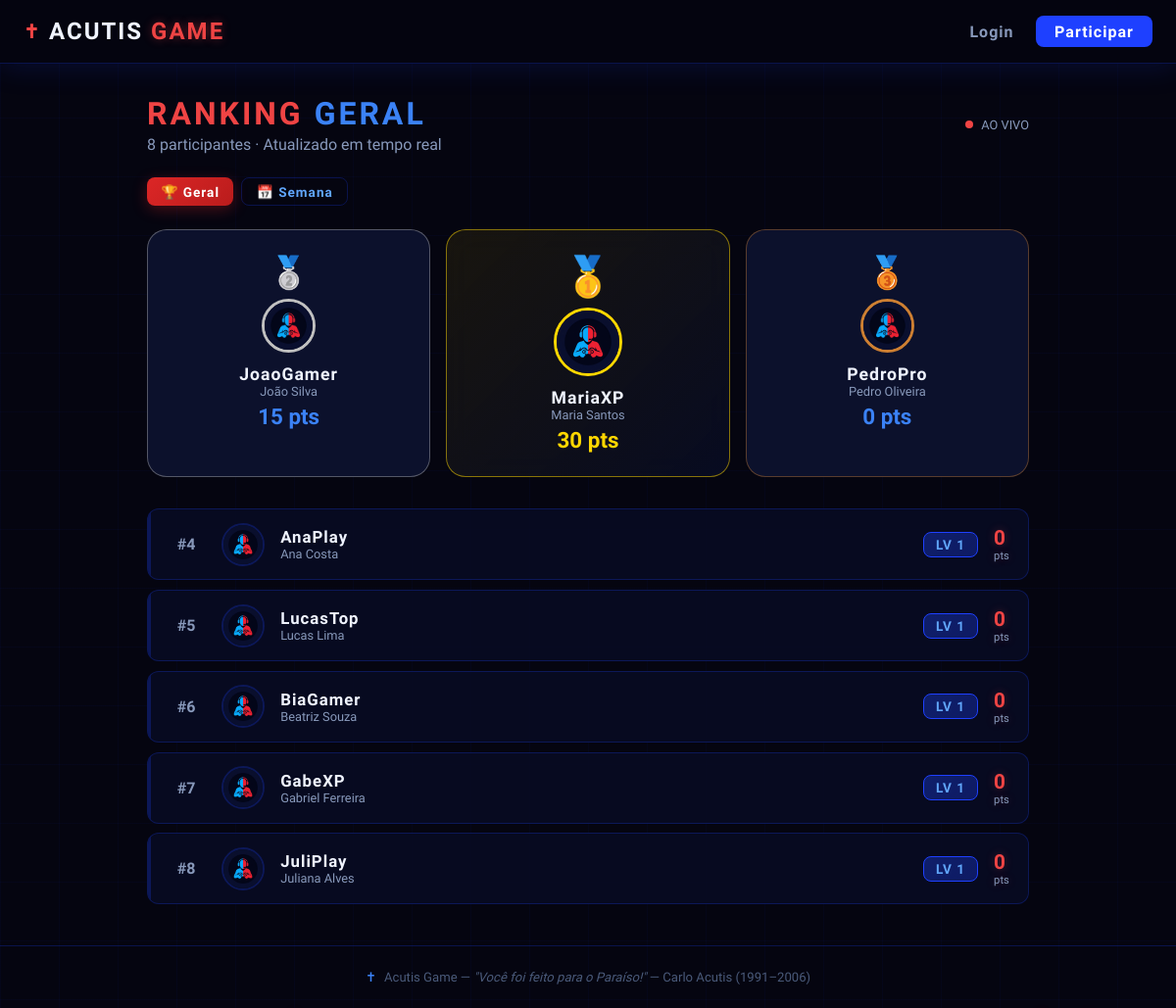
Page /ranking on the committed database.
### models/models.py (models this page shows, shortened)
class Participante(UserMixin, db.Model):
    __tablename__ = 'participantes'
    id = db.Column(db.Integer, primary_key=True)
    uid = db.Column(db.String(36), unique=True, default=lambda: str(uuid.uuid4()))
    nome = db.Column(db.String(120), nullable=False)
    nickname = db.Column(db.String(30), unique=True, nullable=False)
    email = db.Column(db.String(150), unique=True, nullable=False)
    whatsapp = db.Column(db.String(20), nullable=False)
    senha_hash = db.Column(db.String(256), nullable=False)
    avatar = db.Column(db.String(200), default='/static/img/default_avatar.png')
    pontos = db.Column(db.Integer, default=0)
    xp = db.Column(db.Integer, default=0)
    streak = db.Column(db.Integer, default=0)
    ultimo_scan = db.Column(db.DateTime, nullable=True)
    is_admin = db.Column(db.Boolean, default=False)
    criado_em = db.Column(db.DateTime, default=datetime.utcnow)
    scans = db.relationship('Scan', backref='participante', lazy='dynamic')
    badges = db.relationship('ParticipanteBadge', backref='participante', lazy='dynamic')
    def calcular_nivel(self):
        if self.xp <= 0:
            return 1
        return min(int(math.log2(self.xp / 50 + 1)) + 1, 99)

### routes/main.py (the view)
@main_bp.route('/ranking')
def ranking():
    ranking_data = obter_ranking(limite=100)
    total = Participante.query.filter_by(is_admin=False).count()
    return render_template('ranking.html', ranking=ranking_data, total=total)

### utils/helpers.py (called while the page is built)
def _participante_to_dict(p, posicao, pontos_override=None):
    badges_lista = []
    for pb in p.badges.all():
        badges_lista.append({
            'nome': pb.badge.nome,
            'icone': pb.badge.icone,
            'descricao': pb.badge.descricao,
        })
    return {
        'id': p.id,
        'uid': p.uid,
        'nome': p.nome,
        'nickname': p.nickname,
        'avatar': p.avatar or '/static/img/default_avatar.png',
        'pontos': pontos_override if pontos_override is not None else p.pontos,
        'xp': p.xp,
        'nivel': p.calcular_nivel(),
        'streak': p.streak,
        'posicao': posicao,
        'badges': badges_lista,
    }

### templates/ranking.html (shortened to what this page needs)
{% extends "base.html" %}
{% block content %}
<div style="max-width:900px; margin:0 auto;">
    <div style="display:flex; align-items:center; justify-content:space-between; margin-bottom:1.5rem; flex-wrap:wrap; gap:1rem;">
        <div>
            <h1 class="section-title" style="margin-bottom:.2rem;">
                <span class="accent-red">RANKING</span> <span class="accent">GERAL</span>
            </h1>
            <p class="text-muted">{{ total }} participantes · Atualizado em tempo real</p>
        </div>
        <div style="display:flex; align-items:center; gap:.5rem; font-size:.8rem; color:var(--text-muted);">
            <span style="width:8px; height:8px; background:var(--vermelho-neon); border-radius:50%; animation:pulse-blue 1.5s infinite; display:inline-block;"></span>
            AO VIVO
        </div>
    </div>
    <div style="display:flex; gap:.5rem; margin-bottom:1.5rem;">
        <button onclick="trocarRanking('geral')" id="tab-geral"
                class="btn btn-primary btn-sm">🏆 Geral</button>
        <button onclick="trocarRanking('semana')" id="tab-semana"
                class="btn btn-outline btn-sm">📅 Semana</button>
    </div>
    {% if ranking %}
    <div style="display:grid; grid-template-columns:repeat(3,1fr); gap:1rem; margin-bottom:2rem;">
        {% for p in ranking[:3] %}
        <div class="card text-center" style="
            {% if p.posicao == 1 %}border-color:rgba(255,215,0,.5); background:linear-gradient(135deg,rgba(255,215,0,.08),var(--bg-card2));{% endif %}
            {% if p.posicao == 2 %}border-color:rgba(192,192,192,.4);{% endif %}
            {% if p.posicao == 3 %}border-color:rgba(205,127,50,.4);{% endif %}
            order: {% if p.posicao == 1 %}2{% elif p.posicao == 2 %}1{% else %}3{% endif %};
        ">
            <div style="font-size:{% if p.posicao == 1 %}2.5rem{% else %}2rem{% endif %}; margin-bottom:.5rem;">
                {% if p.posicao == 1 %}🥇{% elif p.posicao == 2 %}🥈{% else %}🥉{% endif %}
            </div>
            <img src="{{ p.avatar }}" style="
                width:{% if p.posicao == 1 %}70px{% else %}55px{% endif %};
                height:{% if p.posicao == 1 %}70px{% else %}55px{% endif %};
                border-radius:50%; object-fit:cover;
                border:3px solid {% if p.posicao == 1 %}gold{% elif p.posicao == 2 %}silver{% else %}#cd7f32{% endif %};
                margin-bottom:.5rem;
            " onerror="this.src='/static/img/default_avatar.png'">
            <div style="font-family:var(--font-display); font-weight:700; font-size:1.1rem; letter-spacing:1px;">
                {{ p.nickname }}
            </div>
            <div style="color:var(--text-muted); font-size:.8rem;">{{ p.nome }}</div>
            <div style="font-family:var(--font-display); font-size:1.4rem; font-weight:700;
                        color:{% if p.posicao == 1 %}gold{% else %}var(--azul-neon){% endif %};
                        margin-top:.3rem;">
                {{ p.pontos }} pts
            </div>
        </div>
        {% endfor %}
    </div>
    {% endif %}
    <div id="rankingCompleto">
        {% for p in ranking %}
        {% if p.posicao > 3 %}
        <div class="ranking-item" id="rk-{{ p.id }}" data-pos="{{ p.posicao }}" data-pts="{{ p.pontos }}">
            <div class="rank-pos" style="color:var(--text-muted); font-size:1rem;">#{{ p.posicao }}</div>
            <img src="{{ p.avatar }}" class="rank-avatar"
                 onerror="this.src='/static/img/default_avatar.png'">
            <div class="rank-info">
                <div class="rank-nickname">
                    {{ p.nickname }}
                </div>
                <div class="rank-nome">{{ p.nome }}</div>
            </div>
            <div style="display:flex; align-items:center; gap:.75rem;">
                <span class="nivel-badge">LV {{ p.nivel }}</span>
            </div>
            <div class="rank-pontos">{{ p.pontos }}<span>pts</span></div>
        </div>
        {% endif %}
        {% endfor %}
    </div>
</div>
{% endblock %}

### templates/base.html (shortened to what this page needs)
<!DOCTYPE html>
<html lang="pt-BR">
<head>
    <link rel="stylesheet" href="https://cdnjs.cloudflare.com/ajax/libs/font-awesome/6.5.0/css/all.min.css">
    <link rel="stylesheet" href="{{ url_for('static', filename='css/main.css') }}">
</head>
<body>
    <div class="bg-particles" id="bgParticles"></div>
    <div class="grid-overlay"></div>
    <nav class="navbar">
        <div class="nav-container">
            <a href="{{ url_for('main.index') }}" class="nav-logo">
                <span class="logo-cross">✝</span>
                <span class="logo-text">ACUTIS <span class="accent">GAME</span></span>
            </a>
            <div class="nav-links">
                {% if current_user.is_authenticated %}
                    <a href="{{ url_for('main.dashboard') }}" class="nav-link">
                        <i class="fas fa-gamepad"></i> Dashboard
                    </a>
                    <a href="{{ url_for('main.ranking') }}" class="nav-link">
                        <i class="fas fa-trophy"></i> Ranking
                    </a>
                    {% if current_user.is_admin %}
                    <a href="{{ url_for('admin.panel') }}" class="nav-link nav-admin">
                        <i class="fas fa-cog"></i> Admin
                    </a>
                    {% endif %}
                    <a href="{{ url_for('main.perfil', nickname=current_user.nickname) }}" class="nav-link nav-user">
                        <img src="{{ current_user.avatar or '/static/img/default_avatar.png' }}" class="nav-avatar" alt="Avatar">
                        {{ current_user.nickname }}
                    </a>
                    <a href="{{ url_for('auth.logout') }}" class="nav-link nav-logout">
                        <i class="fas fa-sign-out-alt"></i>
                    </a>
                {% else %}
                    <a href="{{ url_for('auth.login') }}" class="nav-link">Login</a>
                    <a href="{{ url_for('auth.cadastro') }}" class="btn-nav-primary">Participar</a>
                {% endif %}
            </div>
        </div>
    </nav>
    <main class="main-content">
        {% block content %}{% endblock %}
    </main>
    <footer class="footer">
        <p>
            <span class="footer-cross">✝</span>
            Acutis Game &mdash; <em>"Você foi feito para o Paraíso!"</em>
            &mdash; Carlo Acutis (1991–2006)
        </p>
    </footer>
</body>
</html>

### rows in the picture
Participante: avatar (placeholder picture), nickname "MariaXP", nome "Maria Santos", pontos "30"
Participante: avatar (placeholder picture), nickname "JoaoGamer", nome "João Silva", pontos "15"
Participante: avatar (placeholder picture), nickname "PedroPro", nome "Pedro Oliveira", pontos "0"
Participante: posicao "4", avatar (placeholder picture), nickname "AnaPlay", nome "Ana Costa", nivel "1", pontos "0"
Participante: posicao "5", avatar (placeholder picture), nickname "LucasTop", nome "Lucas Lima", nivel "1", pontos "0"
Participante: posicao "6", avatar (placeholder picture), nickname "BiaGamer", nome "Beatriz Souza", nivel "1", pontos "0"
Participante: posicao "7", avatar (placeholder picture), nickname "GabeXP", nome "Gabriel Ferreira", nivel "1", pontos "0"
Participante: posicao "8", avatar (placeholder picture), nickname "JuliPlay", nome "Juliana Alves", nivel "1", pontos "0"

### other values in the picture
{{ total }} "8"
